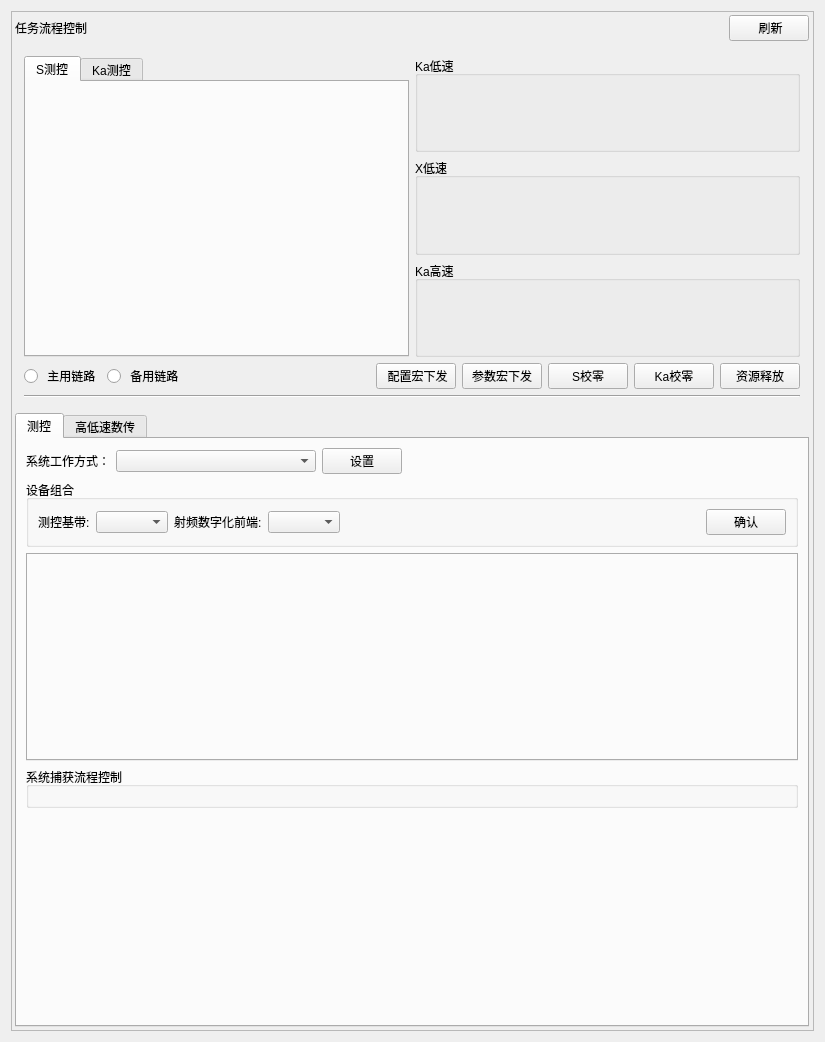
<?xml version="1.0" encoding="UTF-8"?>
<ui version="4.0">
 <class>TaskProcessControlWidget</class>
 <widget class="QWidget" name="TaskProcessControlWidget">
  <property name="geometry">
   <rect>
    <x>0</x>
    <y>0</y>
    <width>825</width>
    <height>1042</height>
   </rect>
  </property>
  <property name="maximumSize">
   <size>
    <width>16777215</width>
    <height>16777215</height>
   </size>
  </property>
  <property name="windowTitle">
   <string>Form</string>
  </property>
  <layout class="QGridLayout" name="gridLayout">
   <item row="0" column="0">
    <widget class="QScrollArea" name="scrollArea">
     <property name="sizePolicy">
      <sizepolicy hsizetype="Expanding" vsizetype="Expanding">
       <horstretch>0</horstretch>
       <verstretch>0</verstretch>
      </sizepolicy>
     </property>
     <property name="minimumSize">
      <size>
       <width>0</width>
       <height>0</height>
      </size>
     </property>
     <property name="maximumSize">
      <size>
       <width>16777215</width>
       <height>16777215</height>
      </size>
     </property>
     <property name="widgetResizable">
      <bool>true</bool>
     </property>
     <widget class="QWidget" name="scrollAreaWidgetContents">
      <property name="geometry">
       <rect>
        <x>0</x>
        <y>0</y>
        <width>800</width>
        <height>1018</height>
       </rect>
      </property>
      <property name="maximumSize">
       <size>
        <width>800</width>
        <height>16777215</height>
       </size>
      </property>
      <layout class="QVBoxLayout" name="verticalLayout_6" stretch="0,0,0">
       <property name="leftMargin">
        <number>3</number>
       </property>
       <property name="topMargin">
        <number>3</number>
       </property>
       <property name="rightMargin">
        <number>3</number>
       </property>
       <property name="bottomMargin">
        <number>3</number>
       </property>
       <item>
        <layout class="QHBoxLayout" name="horizontalLayout">
         <item>
          <widget class="QLabel" name="label_21">
           <property name="text">
            <string>任务流程控制</string>
           </property>
          </widget>
         </item>
         <item>
          <widget class="QLabel" name="ResultOutInfo">
           <property name="maximumSize">
            <size>
             <width>250</width>
             <height>16777215</height>
            </size>
           </property>
           <property name="text">
            <string/>
           </property>
          </widget>
         </item>
         <item>
          <spacer name="horizontalSpacer">
           <property name="orientation">
            <enum>Qt::Horizontal</enum>
           </property>
           <property name="sizeHint" stdset="0">
            <size>
             <width>40</width>
             <height>20</height>
            </size>
           </property>
          </spacer>
         </item>
         <item>
          <widget class="QPushButton" name="refreshBtn">
           <property name="text">
            <string> 刷新</string>
           </property>
          </widget>
         </item>
        </layout>
       </item>
       <item>
        <widget class="QWidget" name="controlWidget" native="true">
         <property name="maximumSize">
          <size>
           <width>16777215</width>
           <height>360</height>
          </size>
         </property>
         <layout class="QVBoxLayout" name="verticalLayout_2">
          <item>
           <layout class="QHBoxLayout" name="horizontalLayout_3" stretch="1,1">
            <item>
             <widget class="QTabWidget" name="ckTabWidget">
              <property name="currentIndex">
               <number>0</number>
              </property>
              <widget class="QWidget" name="tab">
               <attribute name="title">
                <string>S测控</string>
               </attribute>
               <layout class="QHBoxLayout" name="horizontalLayout_11">
                <item>
                 <widget class="CKTaskWorkModeTaskCodeSelectWidget" name="ckWidget1" native="true"/>
                </item>
               </layout>
              </widget>
              <widget class="QWidget" name="tab_2">
               <attribute name="title">
                <string>Ka测控</string>
               </attribute>
               <layout class="QHBoxLayout" name="horizontalLayout_10">
                <item>
                 <widget class="CKTaskWorkModeTaskCodeSelectWidget" name="ckWidget2" native="true"/>
                </item>
               </layout>
              </widget>
             </widget>
            </item>
            <item>
             <layout class="QVBoxLayout" name="verticalLayout">
              <item>
               <widget class="QGroupBox" name="groupBox">
                <property name="title">
                 <string>Ka低速</string>
                </property>
                <layout class="QVBoxLayout" name="verticalLayout_3" stretch="0">
                 <property name="spacing">
                  <number>0</number>
                 </property>
                 <property name="leftMargin">
                  <number>0</number>
                 </property>
                 <property name="topMargin">
                  <number>0</number>
                 </property>
                 <property name="rightMargin">
                  <number>0</number>
                 </property>
                 <property name="bottomMargin">
                  <number>0</number>
                 </property>
                 <item>
                  <widget class="SCTaskWorkModeTaskCodeSelectWidget" name="kadsWidget" native="true"/>
                 </item>
                </layout>
               </widget>
              </item>
              <item>
               <widget class="QGroupBox" name="groupBox_2">
                <property name="title">
                 <string>X低速</string>
                </property>
                <layout class="QVBoxLayout" name="verticalLayout_4" stretch="0">
                 <property name="spacing">
                  <number>0</number>
                 </property>
                 <property name="leftMargin">
                  <number>0</number>
                 </property>
                 <property name="topMargin">
                  <number>0</number>
                 </property>
                 <property name="rightMargin">
                  <number>0</number>
                 </property>
                 <property name="bottomMargin">
                  <number>0</number>
                 </property>
                 <item>
                  <widget class="SCTaskWorkModeTaskCodeSelectWidget" name="xdsWidget" native="true"/>
                 </item>
                </layout>
               </widget>
              </item>
              <item>
               <widget class="QGroupBox" name="groupBox_4">
                <property name="title">
                 <string>Ka高速</string>
                </property>
                <layout class="QVBoxLayout" name="verticalLayout_9" stretch="0">
                 <property name="spacing">
                  <number>0</number>
                 </property>
                 <property name="leftMargin">
                  <number>0</number>
                 </property>
                 <property name="topMargin">
                  <number>0</number>
                 </property>
                 <property name="rightMargin">
                  <number>0</number>
                 </property>
                 <property name="bottomMargin">
                  <number>0</number>
                 </property>
                 <item>
                  <widget class="SCTaskWorkModeTaskCodeSelectWidget" name="kagsWidget" native="true"/>
                 </item>
                </layout>
               </widget>
              </item>
             </layout>
            </item>
           </layout>
          </item>
          <item>
           <layout class="QHBoxLayout" name="horizontalLayout_2">
            <item>
             <widget class="QRadioButton" name="masterRadioButton">
              <property name="text">
               <string> 主用链路</string>
              </property>
             </widget>
            </item>
            <item>
             <widget class="QRadioButton" name="slaveRadioButton">
              <property name="text">
               <string> 备用链路</string>
              </property>
             </widget>
            </item>
            <item>
             <spacer name="horizontalSpacer_2">
              <property name="orientation">
               <enum>Qt::Horizontal</enum>
              </property>
              <property name="sizeHint" stdset="0">
               <size>
                <width>40</width>
                <height>20</height>
               </size>
              </property>
             </spacer>
            </item>
            <item>
             <widget class="QPushButton" name="linkSetBtn">
              <property name="text">
               <string> 配置宏下发</string>
              </property>
             </widget>
            </item>
            <item>
             <widget class="QPushButton" name="setParamMacroBtn">
              <property name="text">
               <string>参数宏下发</string>
              </property>
             </widget>
            </item>
            <item>
             <widget class="QPushButton" name="sOneKeyXLBtn">
              <property name="text">
               <string>S校零</string>
              </property>
             </widget>
            </item>
            <item>
             <widget class="QPushButton" name="kaOneKeyXLBtn">
              <property name="text">
               <string>Ka校零</string>
              </property>
             </widget>
            </item>
            <item>
             <widget class="QPushButton" name="resourceReleaseBtn">
              <property name="text">
               <string>资源释放</string>
              </property>
             </widget>
            </item>
           </layout>
          </item>
          <item>
           <widget class="Line" name="line">
            <property name="orientation">
             <enum>Qt::Horizontal</enum>
            </property>
           </widget>
          </item>
         </layout>
        </widget>
       </item>
       <item>
        <widget class="QTabWidget" name="tabWidget">
         <property name="currentIndex">
          <number>0</number>
         </property>
         <widget class="QWidget" name="tab_1">
          <attribute name="title">
           <string>测控</string>
          </attribute>
          <layout class="QVBoxLayout" name="verticalLayout_8">
           <item>
            <layout class="QHBoxLayout" name="horizontalLayout_4">
             <item>
              <widget class="QLabel" name="label">
               <property name="sizePolicy">
                <sizepolicy hsizetype="Preferred" vsizetype="Preferred">
                 <horstretch>0</horstretch>
                 <verstretch>0</verstretch>
                </sizepolicy>
               </property>
               <property name="text">
                <string>系统工作方式：</string>
               </property>
              </widget>
             </item>
             <item>
              <widget class="QComboBox" name="systemWorkWay">
               <property name="sizePolicy">
                <sizepolicy hsizetype="Preferred" vsizetype="Fixed">
                 <horstretch>0</horstretch>
                 <verstretch>0</verstretch>
                </sizepolicy>
               </property>
               <property name="minimumSize">
                <size>
                 <width>200</width>
                 <height>0</height>
                </size>
               </property>
              </widget>
             </item>
             <item>
              <widget class="QPushButton" name="setting">
               <property name="text">
                <string>设置</string>
               </property>
              </widget>
             </item>
             <item>
              <spacer name="horizontalSpacer_3">
               <property name="orientation">
                <enum>Qt::Horizontal</enum>
               </property>
               <property name="sizeHint" stdset="0">
                <size>
                 <width>40</width>
                 <height>20</height>
                </size>
               </property>
              </spacer>
             </item>
            </layout>
           </item>
           <item>
            <widget class="QGroupBox" name="groupBox_3">
             <property name="title">
              <string>设备组合</string>
             </property>
             <layout class="QVBoxLayout" name="verticalLayout_5">
              <item>
               <layout class="QHBoxLayout" name="horizontalLayout_16">
                <item>
                 <widget class="QLabel" name="label_24">
                  <property name="text">
                   <string>测控基带:</string>
                  </property>
                 </widget>
                </item>
                <item>
                 <widget class="QComboBox" name="macb"/>
                </item>
                <item>
                 <widget class="QLabel" name="label_25">
                  <property name="text">
                   <string>射频数字化前端:</string>
                  </property>
                 </widget>
                </item>
                <item>
                 <widget class="QComboBox" name="rfdf"/>
                </item>
                <item>
                 <spacer name="horizontalSpacer_17">
                  <property name="orientation">
                   <enum>Qt::Horizontal</enum>
                  </property>
                  <property name="sizeHint" stdset="0">
                   <size>
                    <width>40</width>
                    <height>20</height>
                   </size>
                  </property>
                 </spacer>
                </item>
                <item>
                 <widget class="QPushButton" name="pushButton_3">
                  <property name="text">
                   <string>确认</string>
                  </property>
                 </widget>
                </item>
               </layout>
              </item>
             </layout>
            </widget>
           </item>
           <item>
            <widget class="QTabWidget" name="hpTabWidget">
             <property name="maximumSize">
              <size>
               <width>16777215</width>
               <height>300</height>
              </size>
             </property>
            </widget>
           </item>
           <item>
            <widget class="QGroupBox" name="systemCaptureProcessControlGroupBox">
             <property name="title">
              <string>系统捕获流程控制</string>
             </property>
             <layout class="QVBoxLayout" name="verticalLayout_13"/>
            </widget>
           </item>
           <item>
            <spacer name="verticalSpacer">
             <property name="orientation">
              <enum>Qt::Vertical</enum>
             </property>
             <property name="sizeHint" stdset="0">
              <size>
               <width>20</width>
               <height>40</height>
              </size>
             </property>
            </spacer>
           </item>
          </layout>
         </widget>
         <widget class="QWidget" name="tab_3">
          <attribute name="title">
           <string>高低速数传</string>
          </attribute>
          <layout class="QVBoxLayout" name="verticalLayout_11" stretch="0,0,1">
           <item>
            <layout class="QHBoxLayout" name="horizontalLayout_6">
             <item>
              <widget class="QLabel" name="label_2">
               <property name="sizePolicy">
                <sizepolicy hsizetype="Preferred" vsizetype="Preferred">
                 <horstretch>0</horstretch>
                 <verstretch>0</verstretch>
                </sizepolicy>
               </property>
               <property name="text">
                <string>系统工作方式：</string>
               </property>
              </widget>
             </item>
             <item>
              <widget class="QComboBox" name="scsystemWorkWay">
               <property name="sizePolicy">
                <sizepolicy hsizetype="Preferred" vsizetype="Fixed">
                 <horstretch>0</horstretch>
                 <verstretch>0</verstretch>
                </sizepolicy>
               </property>
               <property name="minimumSize">
                <size>
                 <width>200</width>
                 <height>0</height>
                </size>
               </property>
              </widget>
             </item>
             <item>
              <widget class="QPushButton" name="scsetting">
               <property name="text">
                <string>设置</string>
               </property>
              </widget>
             </item>
             <item>
              <spacer name="horizontalSpacer_4">
               <property name="orientation">
                <enum>Qt::Horizontal</enum>
               </property>
               <property name="sizeHint" stdset="0">
                <size>
                 <width>40</width>
                 <height>20</height>
                </size>
               </property>
              </spacer>
             </item>
            </layout>
           </item>
           <item>
            <widget class="QTabWidget" name="dshpatabWidget">
             <widget class="QWidget" name="dshpatabWidgetPage">
              <attribute name="title">
               <string>Ka低速数传功放</string>
              </attribute>
              <layout class="QVBoxLayout" name="verticalLayout_14"/>
             </widget>
            </widget>
           </item>
           <item>
            <widget class="CCZFTaskPlanWidget" name="dtwidget" native="true"/>
           </item>
          </layout>
         </widget>
        </widget>
       </item>
      </layout>
     </widget>
    </widget>
   </item>
  </layout>
 </widget>
 <customwidgets>
  <customwidget>
   <class>CKTaskWorkModeTaskCodeSelectWidget</class>
   <extends>QWidget</extends>
   <header>CKTaskWorkModeTaskCodeSelectWidget.h</header>
   <container>1</container>
  </customwidget>
  <customwidget>
   <class>SCTaskWorkModeTaskCodeSelectWidget</class>
   <extends>QWidget</extends>
   <header>SCTaskWorkModeTaskCodeSelectWidget.h</header>
   <container>1</container>
  </customwidget>
  <customwidget>
   <class>CCZFTaskPlanWidget</class>
   <extends>QWidget</extends>
   <header location="global">CCZFTaskPlanWidget.h</header>
   <container>1</container>
  </customwidget>
 </customwidgets>
 <resources/>
 <connections/>
</ui>
